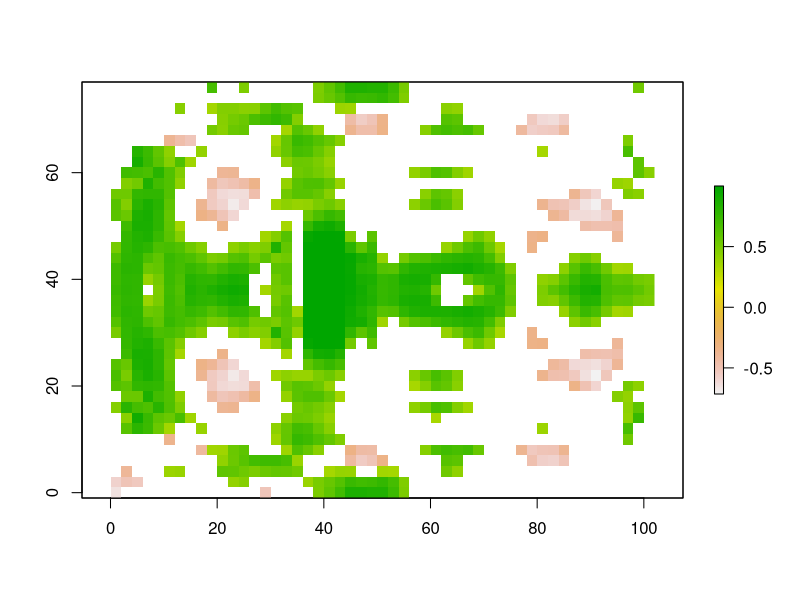

Write R code to recreate this figure.
library(raster)


### Name: corLocal
### Title: Local correlation coefficient
### Aliases: corLocal corLocal,RasterLayer,RasterLayer-method
###   corLocal,RasterStackBrick,RasterStackBrick-method
### Keywords: methods spatial

### ** Examples

b <- stack(system.file("external/rlogo.grd", package="raster"))
b <- aggregate(b, 2, mean)

set.seed(0)
b[[2]] <- flip(b[[2]], 'y') + runif(ncell(b))
b[[1]] <- b[[1]] + runif(ncell(b))

x <- corLocal(b[[1]], b[[2]], test=TRUE )
# plot(x)

# only cells where the p-value < 0.1
xm <- mask(x[[1]], x[[2]] < 0.1, maskvalue=FALSE)
plot(xm)


# for global correlation, use the cor function
x <- as.matrix(b)
cor(x, method="spearman")
 
# use sampleRegular for large datasets
x <- sampleRegular(b, 1000)
cor.test(x[,1], x[,2])

# RasterStack or Brick objects
y <- corLocal(b, flip(b, 'y'))
